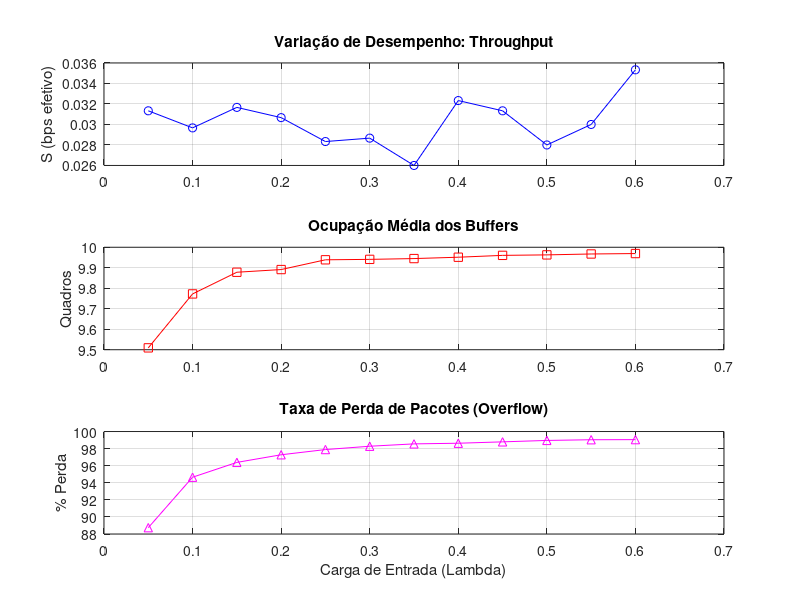

Recreate this plot in MATLAB.

% Simulação DES: Slotted ALOHA com Buffer e Múltiplas Métricas
clear all; clc;

%  Parâmetros de Entrada (Variações solicitadas)
num_nos = 15;               % Número de nós 
tempo_max_slots = 3000;     % Duração da simulação
capacidade_buffer = 10;     % Tamanho máximo do buffer por nó 
taxa_chegada_vec = 0.05:0.05:0.6; % Variação do Tráfego (Lambda) 


throughput_final = zeros(size(taxa_chegada_vec));
latencia_media = zeros(size(taxa_chegada_vec));
ocupacao_buffer_media = zeros(size(taxa_chegada_vec));
perda_pacotes = zeros(size(taxa_chegada_vec));

% --- Loop de Variação de Tráfego ---
for t_idx = 1:length(taxa_chegada_vec)
    lambda = taxa_chegada_vec(t_idx);
    
    % Estado interno dos nós (DES) 
    buffers = zeros(1, num_nos);
    sucessos = 0;
    total_pacotes_gerados = 0;
    total_pacotes_perdidos = 0;
    espera_total = 0;

    for slot = 1:tempo_max_slots
        % 1. Chegada de novos pacotes (Processo de Bernoulli)
        novos_pacotes = rand(1, num_nos) < lambda;
        for i = 1:num_nos
            if novos_pacotes(i)
                total_pacotes_gerados = total_pacotes_gerados + 1;
                if buffers(i) < capacidade_buffer
                    buffers(i) = buffers(i) + 1;
                else
                    total_pacotes_perdidos = total_pacotes_perdidos + 1;
                end
            end
        end

        % 2. Tentativa de Transmissão (Apenas nós com pacotes no buffer)
        nos_com_dados = find(buffers > 0);
        decisao_transmissao = rand(1, length(nos_com_dados)) < 0.3; % Prob. retransmissão
        num_transmissoes = sum(decisao_transmissao);

        % 3. Lógica do Protocolo Slotted ALOHA 
        if num_transmissoes == 1
            % Sucesso! Remove um pacote do buffer do nó que transmitiu
            no_sortudo = nos_com_dados(decisao_transmissao);
            buffers(no_sortudo) = buffers(no_sortudo) - 1;
            sucessos = sucessos + 1;
        end
        
        % Acumula ocupação para média
        ocupacao_buffer_media(t_idx) = ocupacao_buffer_media(t_idx) + mean(buffers);
    end

    % --- Cálculo das Métricas por Ponto ---
    throughput_final(t_idx) = sucessos / tempo_max_slots; 
    ocupacao_buffer_media(t_idx) = ocupacao_buffer_media(t_idx) / tempo_max_slots;
    perda_pacotes(t_idx) = (total_pacotes_perdidos / total_pacotes_gerados) * 100; 
end

% --- Geração de Gráficos (Para o Relatório e Apresentação) 
figure;
subplot(3,1,1);
plot(taxa_chegada_vec, throughput_final, 'b-o'); grid on;
title('Variação de Desempenho: Throughput'); ylabel('S (bps efetivo)'); 

subplot(3,1,2);
plot(taxa_chegada_vec, ocupacao_buffer_media, 'r-s'); grid on;
title('Ocupação Média dos Buffers'); ylabel('Quadros'); 

subplot(3,1,3);
plot(taxa_chegada_vec, perda_pacotes, 'm-^'); grid on;
title('Taxa de Perda de Pacotes (Overflow)'); ylabel('% Perda'); 
xlabel('Carga de Entrada (Lambda)');
